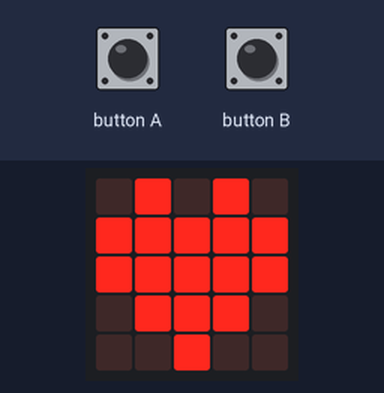
This program was run on a simulated Calliope mini (MakeCode). Parts: the board's 5×5 LED display.

Above: at 0.1 s.
At 8.5 s:
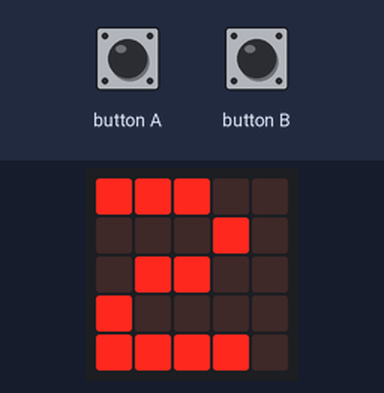
At 9.2 s:
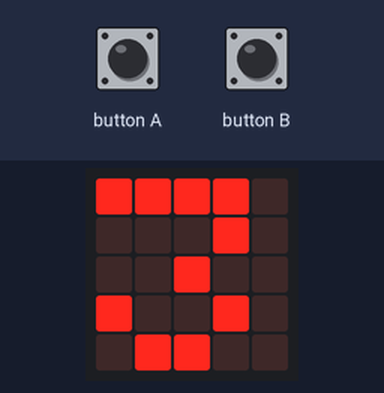
At 12.2 s:
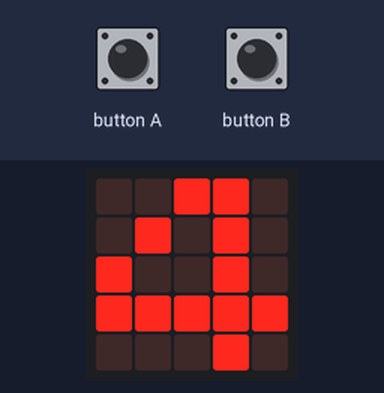
At 20.9 s:
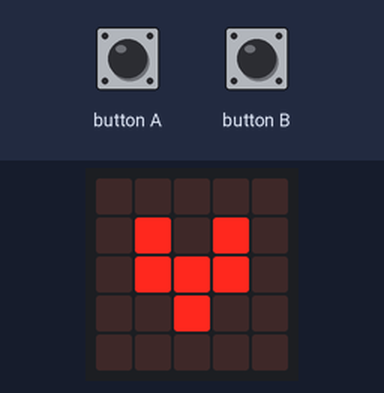

Measured:
- what the display in image 1 shows lasts 0.8 s, from 8.4 s to 9.2 s
- what the display in image 2 shows lasts 3.0 s, from 9.2 s to 12.2 s
- what the display in image 3 shows lasts 3.7 s, from 12.2 s to 15.9 s

The program:

main.ts
```typescript
function pause2() {
    basic.pause(100)
}

function Herzschlag() {
    basic.showIcon(IconNames.Heart)
    basic.pause(100)
    basic.showIcon(IconNames.SmallHeart)
    basic.pause(100)
}

Herzschlag()
Herzschlag()
for (let zaehle = 0; zaehle < 4; zaehle++) {
    Herzschlag()
}
if (input.buttonIsPressed(Button.A)) {
    basic.showNumber(0)
}

if (input.buttonIsPressed(Button.B)) {
    basic.showNumber(1)
} else {
    basic.showNumber(2)
}

for (let index = 0; index < 4; index++) {
    basic.showNumber(3)
}
for (let index2 = 0; index2 < 5; index2++) {
    basic.showNumber(4)
}
while (input.buttonIsPressed(Button.A)) {
    basic.showNumber(5)
}
for (let index3 = 0; index3 < 4; index3++) {
    Herzschlag()
}
while (true) {
    pause2()
}
while (input.buttonIsPressed(Button.A)) {
    basic.showNumber(6)
    if (input.buttonIsPressed(Button.B)) {
        break
    }

}
```

test.ts
```typescript
// Hier kann man Tests durchführen; diese Datei wird nicht kompiliert, wenn dieses Paket als Erweiterung verwendet wird.
```
